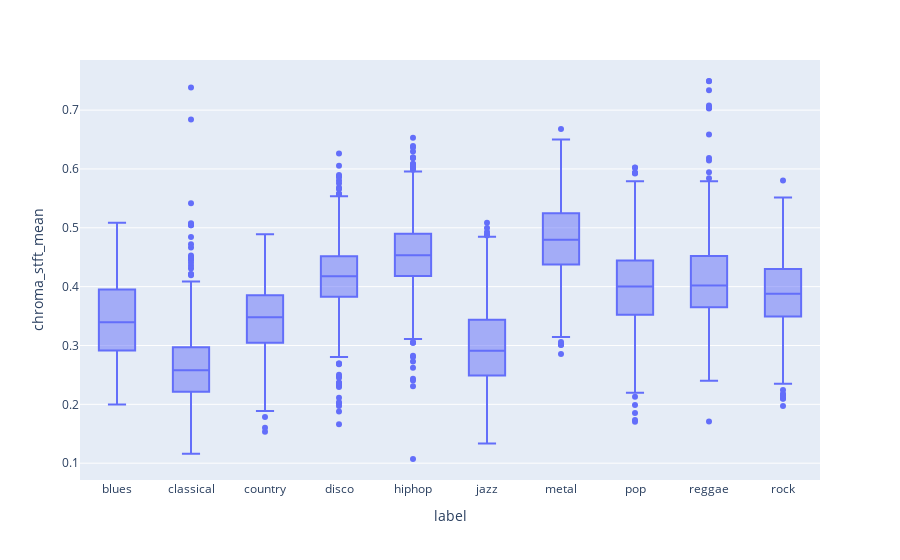

Source (notebook cell):
### Code cell
fig = px.box(df, x='label', y='chroma_stft_mean')
fig.show()

### Figure 1 — Plotly figure (JSON) as saved in the notebook; plotly's stock layout.template omitted (floating-point values rounded to 4 significant figures; data arrays with more than 128 entries replaced by an {"elided": "..."} marker saying what was removed)
{"data": [{"alignmentgroup": "True", "hovertemplate": "label=%{x}<br>chroma_stft_mean=%{y}<extra></extra>", "legendgroup": "", "marker": {"color": "#636efa"}, "name": "", "notched": false, "offsetgroup": "", "orientation": "v", "showlegend": false, "type": "box", "x": {"elided": "9990 str values"}, "x0": " ", "xaxis": "x", "y": {"elided": "9990 float values"}, "y0": " ", "yaxis": "y"}], "layout": {"boxmode": "group", "legend": {"tracegroupgap": 0}, "margin": {"t": 60}, "xaxis": {"anchor": "y", "domain": [0.0, 1.0], "title": {"text": "label"}}, "yaxis": {"anchor": "x", "domain": [0.0, 1.0], "title": {"text": "chroma_stft_mean"}}}}
